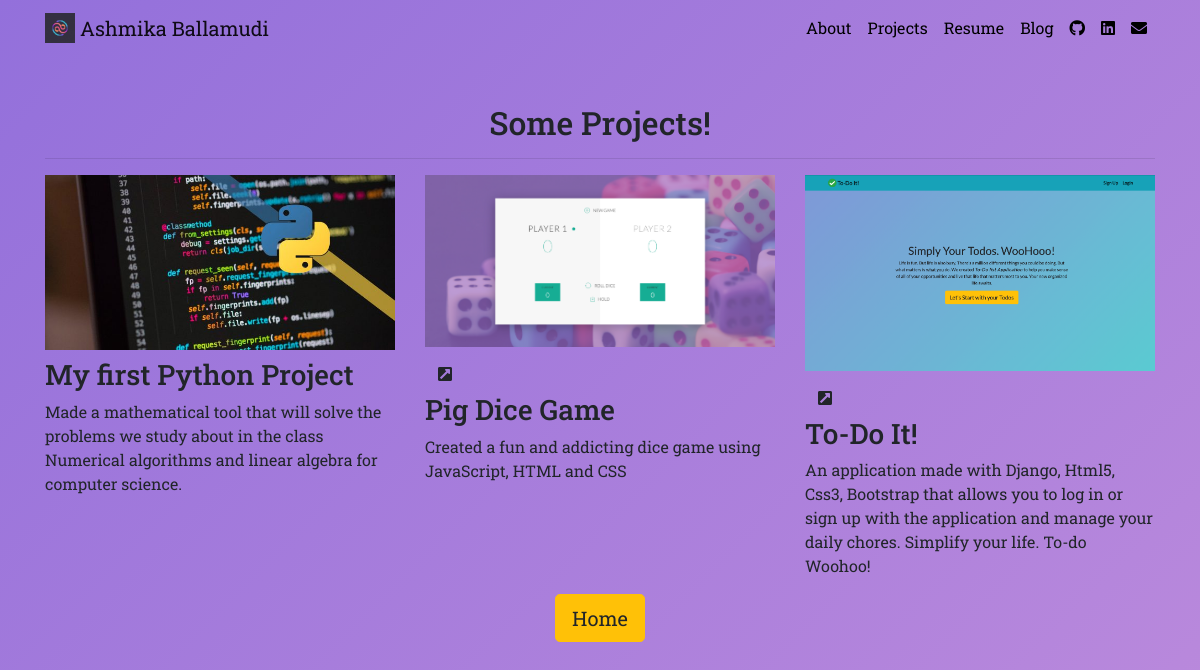
Page /project/ on the earlier database version.
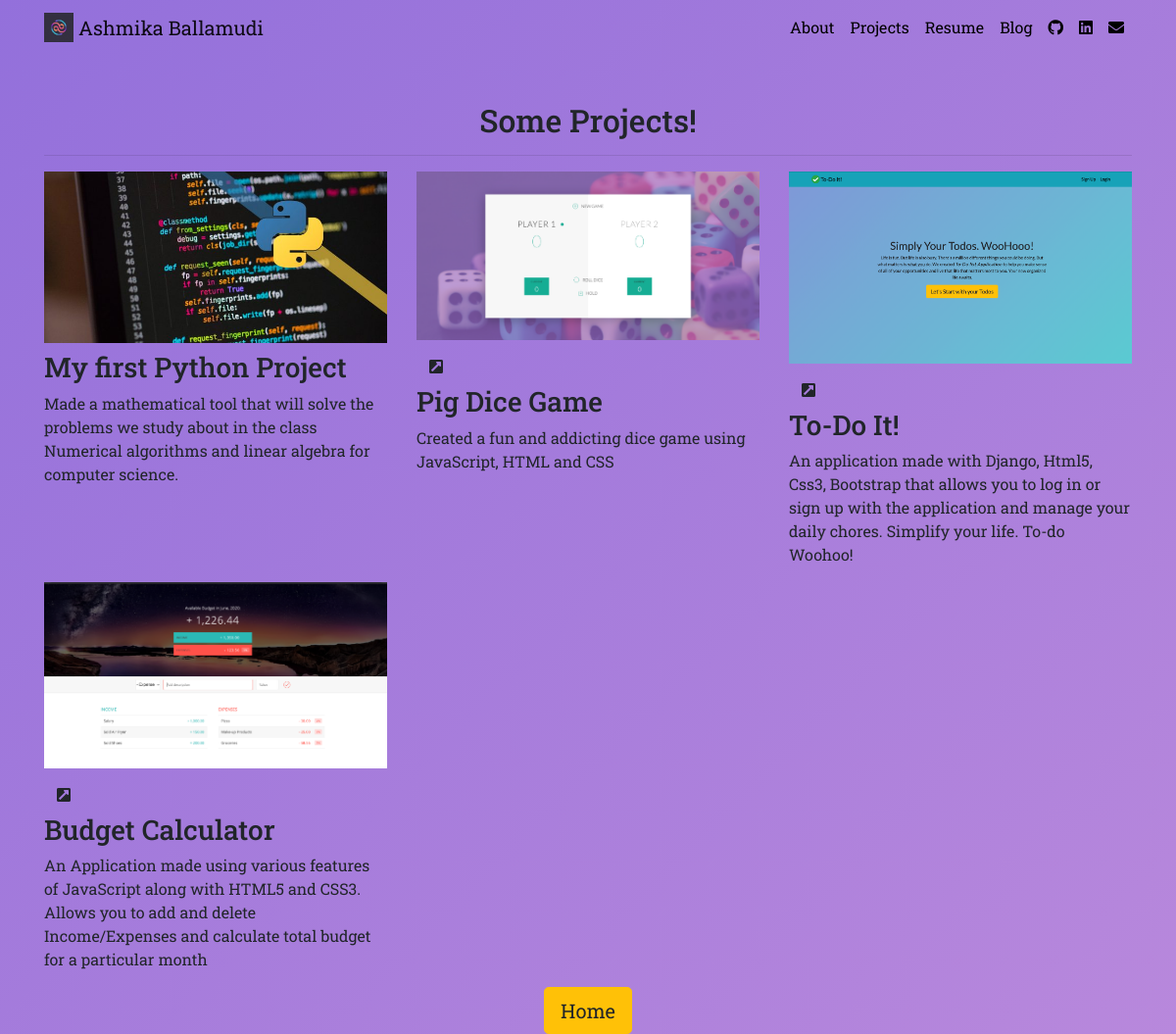
Same page on the later database version.
### portfolio/models.py (models this page shows, shortened)
class Project(models.Model):
    title = models.CharField(max_length=100)
    des = models.CharField(max_length=250)
    image = models.ImageField(upload_to='portfolio/images/')
    url = models.URLField(blank=True)

### portfolio/views.py (the view)
# urls.py: path('project/', views.project,name='project'),
def project(request):
    projects=Project.objects.all()
    return render(request,'portfolio/project.html',{'projects':projects})

### portfolio/templates/portfolio/project.html
{% extends "portfolio/base.html" %}
{% load static %}
{% block content %}
<h2 class="mt-5"><center>Some Projects!</center></h2>
<hr>
<div class="row">
  {% for project in projects %}
  <div class="col-lg-4 col-md-6">
    {% if project.url %}
    <a href="{{ project.url }}">
      <img src="{{ project.image.url }}" class="img-fluid mb-2">
    </a>
    <br>
    <a role="button" class="btn" href="{{project.url}}"><i class="fas fa-external-link-square-alt"></i></a>
    {% else %}
    <img src="{{ project.image.url }}" class="img-fluid mb-2">
    {% endif %}
    <h3>{{ project.title }}</h3>
    <p>{{ project.des}}</p>
  </div>
  {% endfor %}
</div>
<center><a role="button" class="btn btn-warning btn-lg" href="{% url 'home' %}">Home</a></center>
{% endblock %}

### portfolio/templates/portfolio/base.html (shortened to what this page needs)
{% load static %}
<!doctype html>
<html lang="en">
<head>
  <link rel="stylesheet" href="https://stackpath.bootstrapcdn.com/bootstrap/4.4.1/css/bootstrap.min.css">
  <link rel="stylesheet" href="{% static "portfolio/custom.css" %}">
  <link rel="stylesheet" href="https://use.fontawesome.com/releases/v5.0.7/css/all.css">
</head>
<body>
  <nav id="topNav" class="navbar navbar-expand-md navbar-light">
    <div class="container">
      <a class="navbar-brand" href="{% url 'home' %}">
        <img src="{% static "portfolio/logo.png" %}" width="30" height="30" class="d-inline-block align-top" alt="Ashmika's Logo">
        <span>Ashmika Ballamudi </span>
      </a>
      <div class="collapse navbar-collapse text-center" id="navbarNav">
        <ul class="navbar-nav ml-auto">
          <li>
            <a class="nav-link" href="{% url 'about' %}" >About</a>
          </li>
          <li>
            <a class="nav-link" href="{% url 'project' %}" >Projects</a>
          </li>
          <li class="nav-item">
            <a class="nav-link" href="{% static "portfolio/resume.pdf" %}">Resume</a>
          </li>
          <li>
            <a class="nav-link" href="{% url 'blog:all_blogs' %}" >Blog</a>
          </li>
          <li>
            <a class="nav-link" href="https://github.com/ashmika-26" target="_blank"> <i class="fab fa-github" style="color:black"></i></a>
          </li>
          <li>
            <a class="nav-link" href="https://www.linkedin.com/in/ashmika-ballamudi/" target="_blank"><i class = "fab fa-linkedin" style="color:black"></i></a>
          </li>
          <li>
            <a class="nav-link" href="mailto:ashmika.b26@gmail.com"><i class="fas fa-envelope" style="color:black"></i></a>
          </li>
        </ul>
      </div>
    </div>
  </nav>
  <div class="container">
    {% block content %}{% endblock %}
  </div>
</body>
</html>

### portfolio/static/portfolio/custom.css (style rules this page uses)
.navbar-nav .nav-link { color: rgba(0,0,0,1) !important; }
body { font-family: 'Roboto Slab'; background: linear-gradient(-45deg,salmon,plum,mediumpurple); background-size: 400% 400%; animation: gradient 15s ease infinite; }

Differences in the rows shown:
added Project: image (picture), title "Budget Calculator", des "An Application made using various features of JavaScript along with HTML5 and CSS3. Allows you to add and delete Income/Expenses and calculate total budget for a particular month"
